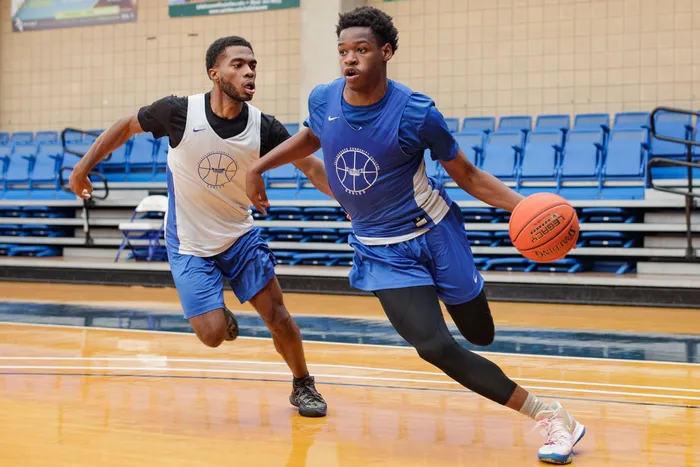
#> input picture template matching/basketball.webp, 700 x 467 px
$ python main.py
#> lines starting #> are read from the running program, lines starting #| are printed output that depends on the picture
import numpy as np
import cv2

base_img = cv2.imread("./basketball.webp", 0)
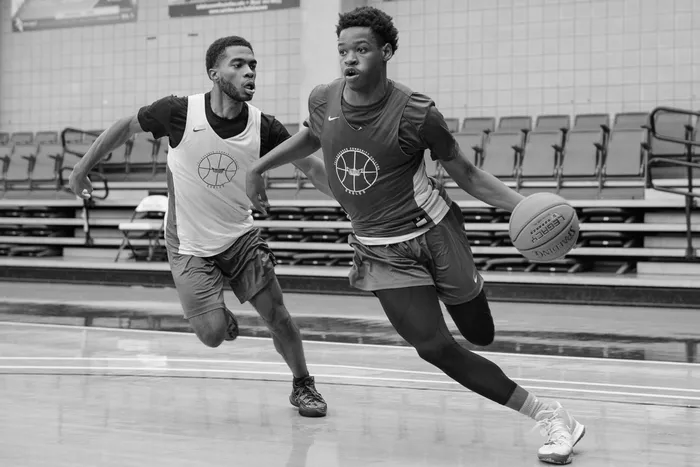
#> base_img: shape (467, 700); min 0, max 253, mean 144.1
template = cv2.imread("./face.jpg", 0)
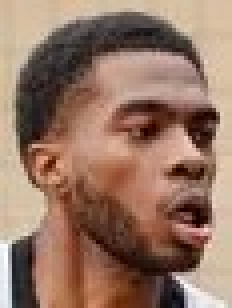
#> input picture template matching/face.jpg, 58 x 77 px (shown 4 times larger)
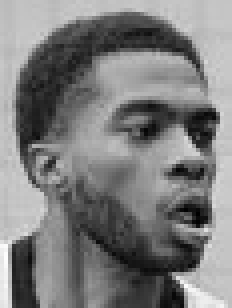
#> template: shape (77, 58) (shown 4 times larger); min 0, max 254, mean 125.2

height, width = template.shape
#> height = 77; width = 58

# diffrenet methods and ways to perform template matching
methods = [cv2.TM_CCOEFF, cv2.TM_CCOEFF_NORMED, cv2.TM_CCORR,
           cv2.TM_CCORR_NORMED, cv2.TM_SQDIFF, cv2.TM_SQDIFF_NORMED]

for method in methods:
    img = base_img.copy()
    result = cv2.matchTemplate(img, template, method)
    min_val, max_val, min_loc, max_loc = cv2.minMaxLoc(result)

    if method in [cv2.TM_SQDIFF, cv2.TM_SQDIFF_NORMED]:
        location = min_loc
    else:
        location = max_loc

    bottom_right = (location[0]+ width, location[1]+height)
    cv2.rectangle(img=img, pt1=location, pt2=bottom_right, color=255, thickness= 3)
    cv2.imshow("mathced", img)
    cv2.waitKey(0)
    cv2.destroyAllWindows()
#> this loop made 6 passes
#> (min_val, max_val, min_loc, location, bottom_right) on passes 1 to 4: (-5307364.5, 15652776, (168, 58), (202, 33), (260, 110)), (-0.351, 0.999, (239, 342), (202, 33), (260, 110)), (25511816, 112242008, (430, 288), (110, 341), (168, 418)), (0.621, 1, (432, 309), (202, 33), (260, 110))
#> (min_val, max_val, max_loc, location, bottom_right) on passes 5 to 6: (45800, 52956580, (432, 288), (202, 33), (260, 110)), (0.000535, 1, (379, 106), (202, 33), (260, 110))
#> pass 1, `result = cv2.matchTemplate(img, template, method)`:
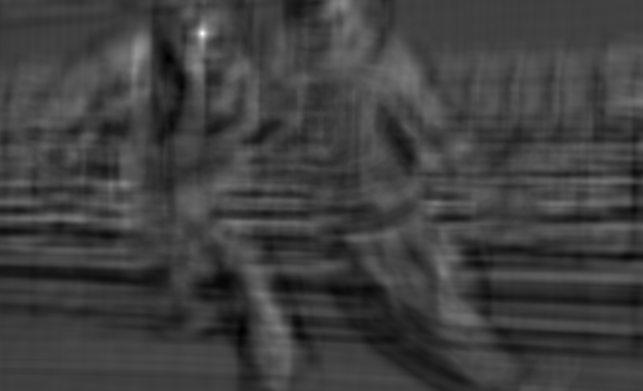
#> result: shape (391, 643) float32; min -5307364.5, max 15652776, mean -38108.7; drawn with min black and max white
#> pass 1, `cv2.imshow("mathced", img)`:
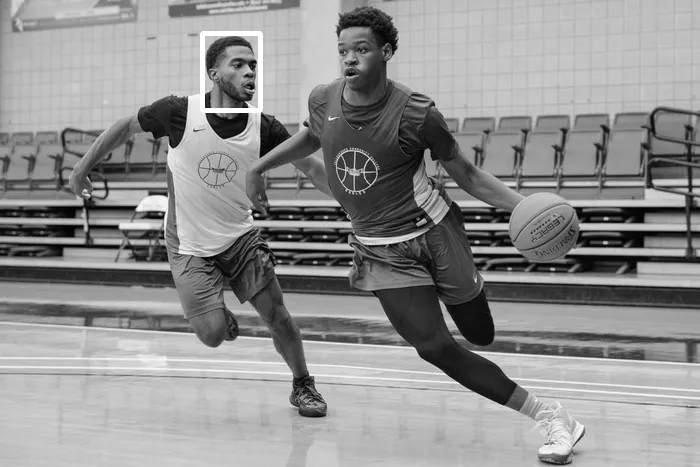
#> window 'mathced': shape (467, 700); min 0, max 255, mean 144.4
#> pass 3, `result = cv2.matchTemplate(img, template, method)`:
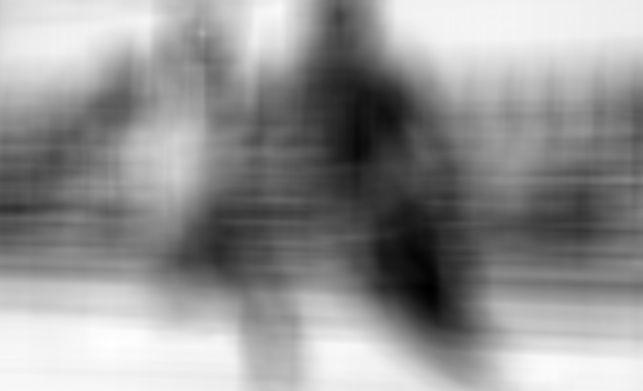
#> result: shape (391, 643) float32; min 25511816, max 112242008, mean 75959416; drawn with min black and max white
#> after the loop:
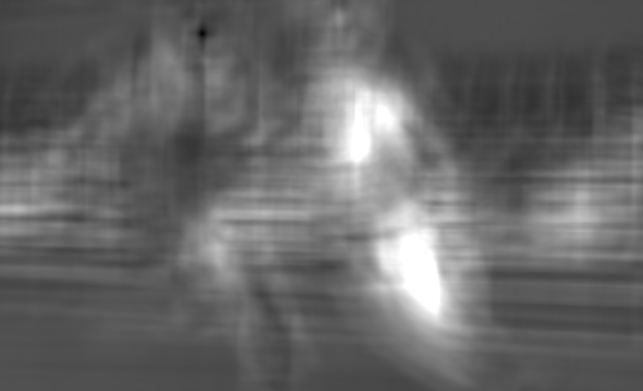
#> result: shape (391, 643) float32; min 0.000535, max 1, mean 0.404


# cv2.imshow("base image", base_img)
# cv2.waitKey(0)
# cv2.destroyAllWindows()
